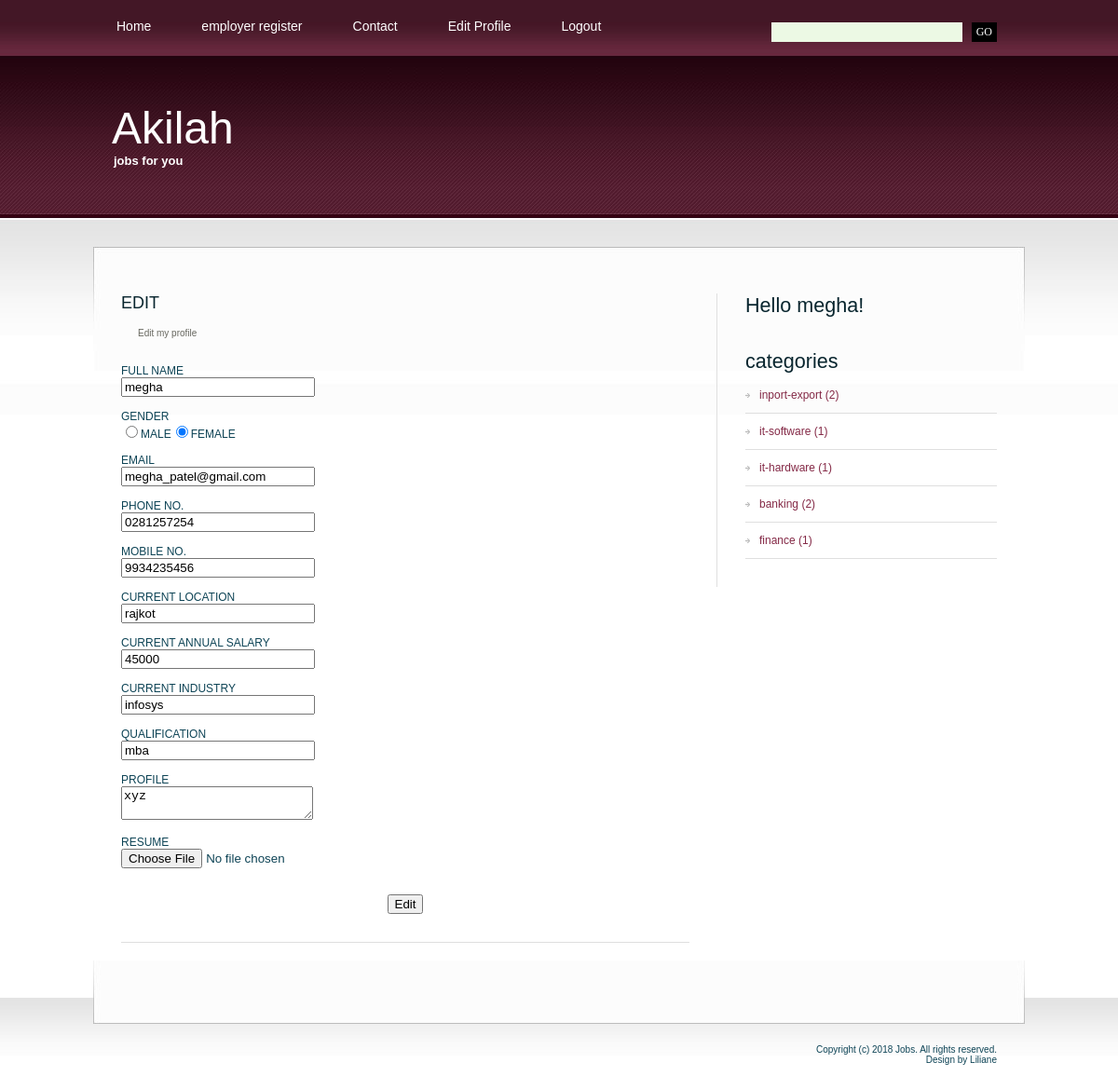
Screenshot of /edit-profile.php (signed in) with the database file from the repository.
### tables this page shows
CREATE TABLE IF NOT EXISTS `employees` (
  `ee_id` int(4) NOT NULL AUTO_INCREMENT,
  `ee_fnm` varchar(30) NOT NULL,
  `ee_pwd` text NOT NULL,
  `ee_gender` varchar(1) NOT NULL,
  `ee_email` varchar(30) NOT NULL,
  `ee_add` varchar(300) NOT NULL,
  `ee_phno` varchar(10) NOT NULL,
  `ee_mobileno` varchar(10) NOT NULL,
  `ee_current_location` varchar(20) NOT NULL,
  `ee_annualsalary` int(10) NOT NULL,
  `ee_current_industry` varchar(20) NOT NULL,
  `ee_qualification` varchar(10) NOT NULL,
  `ee_profile` varchar(300) NOT NULL,
  `ee_resume` longtext NOT NULL,
  PRIMARY KEY (`ee_id`)
);

CREATE TABLE IF NOT EXISTS `categories` (
  `cat_id` int(4) NOT NULL AUTO_INCREMENT,
  `cat_nm` varchar(30) NOT NULL,
  PRIMARY KEY (`cat_id`)
);

### edit-profile.php (the view, shortened to what this page needs)
<!DOCTYPE html PUBLIC "-//W3C//DTD XHTML 1.0 Strict//EN" "http://www.w3.org/TR/xhtml1/DTD/xhtml1-strict.dtd">
<html xmlns="http://www.w3.org/1999/xhtml">
<head>
<?php
include("includes/head.inc.php");
?>
</head>
<body>
<div id="header-wrapper">
	<div id="header">
	<div id="menu">
		<?php
		include("includes/menu.inc.php");
		?>
		</div>
		<div id="search">
		<?php
		include("includes/search.inc.php");
		?>
		</div>
	</div>
</div>
<div id="logo">
	<?php
	include("includes/logo.inc.php");
	?>
	</div>
<div id="wrapper">
	<div id="page">
		<div id="page-bgtop">
			<div id="content">
				<div class="post">
					<h2 class="title">EDIT</a></h2>
					<p class="meta">Edit my profile</p>
					<div class="entry">
						<?php
						$link=mysqli_connect("localhost","root","","jobscope") or die("can not connect");
						$id = $_SESSION['eeid'];
						$q="select * from employees where ee_id = '$id'";
						$res=$link->query($q) or die("cant connect");
						while($row=$res->fetch_assoc())
						{
							$names = $row['ee_fnm'];
							$gender = $row['ee_gender'];
							$email = $row['ee_email'];
							$phone = $row['ee_phno'];
							$mobile = $row['ee_mobileno'];
							$location = $row['ee_current_location'];
							$annual_salary = $row['ee_annualsalary'];
							$current_industry = $row['ee_current_industry'];
							$qualification = $row['ee_qualification'];
							$profile = $row['ee_profile'];
							$gender = strtolower($gender);
							$m_gender = (($gender == "m") ? "checked": "");
							$f_gender = (($gender == "f") ? "checked": "");
						}
						?>
						<form action="process_employee_edit.php" method="post" enctype="multipart/form-data">
							FULL NAME <br> <input type="text" name="nm" style="width:200px;" value="<?php echo $names; ?>">
							<BR><BR>GENDER <BR> <INPUT TYPE = "RADIO" value="Male" name="gender" <?php echo $m_gender; ?>>MALE<INPUT TYPE = "RADIO" VALUE="Female" name="gender" <?php echo $f_gender; ?>>FEMALE
							<br><BR>EMAIL <BR> <INPUT TYPE = "TEXT" name="email" style="width:200px;" value="<?php echo $email; ?>">
							<BR><BR>PHONE NO. <BR> <INPUT TYPE = "TEXT" name="ph" style="width:200px;" value="<?php echo $phone; ?>">
							<BR><BR>MOBILE NO.<BR> <INPUT TYPE = "TEXT" name="mobile" style="width:200px;" value="<?php echo $mobile; ?>">
							<br><br>CURRENT LOCATION <BR><INPUT TYPE="TEXT" name="cl" style="width:200px;" value="<?php echo $location; ?>">
							<BR><BR>CURRENT ANNUAL SALARY <BR><INPUT TYPE="TEXT" name="cas" style="width:200px;" value="<?php echo $annual_salary; ?>">
							<BR><BR>CURRENT INDUSTRY<BR><INPUT TYPE ="TEXT" name="cindustry" style="width:200px;" value="<?php echo $current_industry; ?>">
							<BR><BR>QUALIFICATION<BR><INPUT TYPE = "TEXT" name="quali" style="width:200px;" value="<?php echo $qualification; ?>">
							<BR><BR>PROFILE<BR> <TEXTAREA name="profile" style="width:200px;"><?php echo $profile; ?></TEXTAREA>
							<br><br>RESUME<br><input type="file" name="resume" style="width:200px;">
							<center><br><br> <input type="submit" value="Edit"></center>
						</form>
					</div>
				</div>
			</div>
			<div id="sidebar">
			<?php
		include("includes/sidebar.inc.php");
		?>
			</div>
			<div style="clear: both;">&nbsp;</div>
		</div>
	</div>
</div>
<div id="footer-bgcontent">
	<div id="footer">
		<?php
		include("includes/footer.inc.php");
		?>
	</div>
</div>
</body>
</html>

### includes/sidebar.inc.php (shortened to what this page needs)
<ul>
					<li>
					<?php
				if(isset($_SESSION['status']))
				{
					echo '<h2 class="title">Hello '.$_SESSION['unm'].'!</h2>';
				}
				?>
					</li>
					<li>
						<h2>categories </h2>
						<ul>
					<?php
						$link=mysqli_connect("localhost","root","","jobscope")or die("can not connect");
						$q="select * from categories";
						$res=$link->query($q) or die("cant connect");
						while($row=$res->fetch_assoc())
						{
							$q_ = "select COUNT(j_id) AS count from jobs where j_category ='".$row['cat_nm']."' and j_active=1";
							$res_ =$link->query($q_) or die("Wrong Query");
							$row_ = $res_->fetch_array();
							echo '<li><a href="jobs_by_category.php?cat='.$row['cat_nm'].'">'.$row['cat_nm'].' ('.$row_['count'].') '.'</a></li>';
						}
					?>
						</ul>
					</li>
				</ul>

### style.css (style rules this page uses)
body { margin: 0px; padding: 0; background: url(images/img01.jpg) repeat-x left top; font-family: Arial, Helvetica, sans-serif; font-size: 12px; color: #0E4456; }
h1, h2, h3 { margin: 0; font-weight: normal; color: #08252E; }
h2 { font-size: 18px; }
p, ul, ol { margin-top: 0; line-height: 220%; text-align: justify; }
a { color: #842946; }
#wrapper { margin: 0px; padding: 30px 0px 0px 0px; }
#header-wrapper { margin: 0px; padding: 0px; }
#header { width: 1000px; height: 60px; margin: 0 auto; }
#menu { float: left; width: 690px; height: 60px; }
#search { float: right; width: 310px; height: 60px; }
#page { width: 1000px; margin: 0 auto; padding: 0px; background: url(images/img04.jpg) no-repeat left bottom; }
#page-bgtop { padding: 50px 30px 0px 30px; background: url(images/img05.jpg) no-repeat left top; }
#logo { width: 1000px; height: 175px; margin: 0 auto; }
#content { float: left; width: 610px; }
.post { margin-bottom: 45px; border-bottom: 1px solid #DFDFDF; }
.post .title { height: 30px; color: #08252E; }
.post .meta { margin-left: 2px; padding: 2px 30px 2px 16px; font-family: Arial, Helvetica, sans-serif; font-weight: normal; font-size: 10px; color: #66665E; }
.post .entry { padding: 10px 0 30px 0; }
#sidebar { float: right; width: 300px; font-family: Arial, Helvetica, sans-serif; font-size: 12px; border-left: 1px solid #DFDFDF; }
#sidebar ul { margin: 0px 0px 0px 30px; padding: 0; list-style: none; line-height: normal; }
#sidebar li { margin-bottom: 30px; }
#sidebar li ul { margin: 0px; padding: 0px; }
#sidebar li li { margin: 0; padding: 12px 0px 12px 15px; border-bottom: 1px solid #DFDFDF; background: url(images/img09.jpg) no-repeat left 17px; }
#sidebar li li a { font-weight: normal; }
#sidebar h2 { height: 30px; font-size: 1.8em; font-weight: normal; }
#sidebar a { text-align: left; text-decoration: none; font-weight: bold; }
#footer-bgcontent { margin: 0px; padding: 0px; height: 70px; background: url(images/img02.jpg) repeat-x left top; }
#footer { width: 1000px; height: 49px; margin: 0 auto; padding-top: 50px; background: url(images/img03.jpg) no-repeat left top; }

### rows the page displays
employees: nm "megha", email "megha_patel@gmail.com", ph "0281257254", mobile "9934235456", cl "rajkot", cas "45000", cindustry "infosys", quali "mba", profile "xyz"
categories: cat_nm "inport-export", count "2"
categories: cat_nm "it-software", count "1"
categories: cat_nm "it-hardware", count "1"
categories: cat_nm "banking", count "2"
categories: cat_nm "finance", count "1"

### other values shown
$_SESSION['unm'] "megha"
